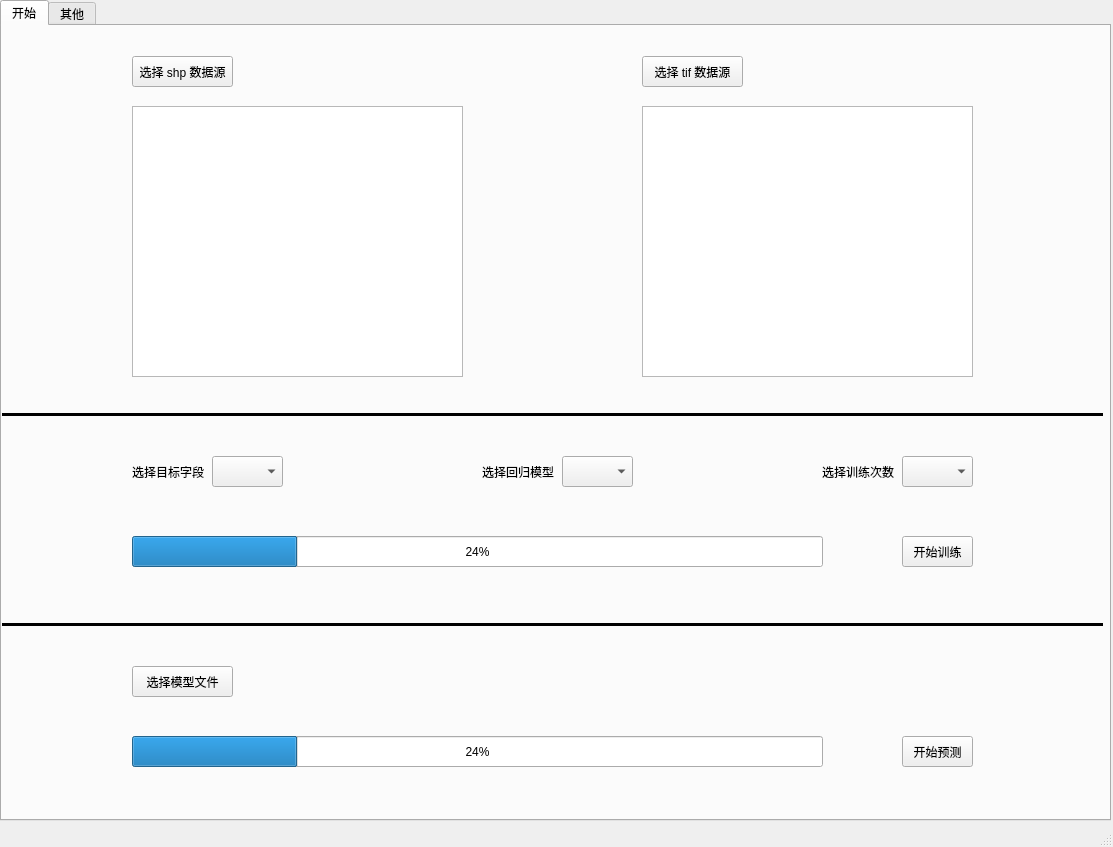
<?xml version="1.0" encoding="UTF-8"?>
<ui version="4.0">
 <class>mainWindow</class>
 <widget class="QMainWindow" name="mainWindow">
  <property name="geometry">
   <rect>
    <x>0</x>
    <y>0</y>
    <width>1113</width>
    <height>847</height>
   </rect>
  </property>
  <property name="windowTitle">
   <string>系统原型</string>
  </property>
  <property name="windowIcon">
   <iconset>
    <normaloff>../resource/global.png</normaloff>../resource/global.png</iconset>
  </property>
  <widget class="QWidget" name="centralwidget">
   <widget class="QTabWidget" name="tabWidget">
    <property name="geometry">
     <rect>
      <x>0</x>
      <y>0</y>
      <width>1111</width>
      <height>821</height>
     </rect>
    </property>
    <property name="currentIndex">
     <number>0</number>
    </property>
    <widget class="QWidget" name="tab_1">
     <attribute name="title">
      <string>开始</string>
     </attribute>
     <widget class="Line" name="line_2">
      <property name="geometry">
       <rect>
        <x>0</x>
        <y>380</y>
        <width>1101</width>
        <height>16</height>
       </rect>
      </property>
      <property name="frameShadow">
       <enum>QFrame::Plain</enum>
      </property>
      <property name="lineWidth">
       <number>3</number>
      </property>
      <property name="orientation">
       <enum>Qt::Horizontal</enum>
      </property>
     </widget>
     <widget class="QComboBox" name="comboBox">
      <property name="geometry">
       <rect>
        <x>210</x>
        <y>430</y>
        <width>71</width>
        <height>31</height>
       </rect>
      </property>
      <property name="editable">
       <bool>false</bool>
      </property>
      <property name="currentText">
       <string/>
      </property>
      <property name="currentIndex">
       <number>-1</number>
      </property>
      <item>
       <property name="text">
        <string>PH</string>
       </property>
      </item>
      <item>
       <property name="text">
        <string>OM</string>
       </property>
      </item>
      <item>
       <property name="text">
        <string>AVN</string>
       </property>
      </item>
     </widget>
     <widget class="QPushButton" name="pushButton">
      <property name="geometry">
       <rect>
        <x>130</x>
        <y>30</y>
        <width>101</width>
        <height>31</height>
       </rect>
      </property>
      <property name="text">
       <string>选择 shp 数据源</string>
      </property>
     </widget>
     <widget class="QPushButton" name="pushButton_2">
      <property name="geometry">
       <rect>
        <x>640</x>
        <y>30</y>
        <width>101</width>
        <height>31</height>
       </rect>
      </property>
      <property name="text">
       <string>选择 tif 数据源</string>
      </property>
     </widget>
     <widget class="QLabel" name="label">
      <property name="geometry">
       <rect>
        <x>130</x>
        <y>430</y>
        <width>91</width>
        <height>31</height>
       </rect>
      </property>
      <property name="text">
       <string>选择目标字段</string>
      </property>
     </widget>
     <widget class="QListWidget" name="listWidget">
      <property name="geometry">
       <rect>
        <x>130</x>
        <y>80</y>
        <width>331</width>
        <height>271</height>
       </rect>
      </property>
     </widget>
     <widget class="QListWidget" name="listWidget_2">
      <property name="geometry">
       <rect>
        <x>640</x>
        <y>80</y>
        <width>331</width>
        <height>271</height>
       </rect>
      </property>
     </widget>
     <widget class="QLabel" name="label_2">
      <property name="geometry">
       <rect>
        <x>480</x>
        <y>430</y>
        <width>91</width>
        <height>31</height>
       </rect>
      </property>
      <property name="text">
       <string>选择回归模型</string>
      </property>
     </widget>
     <widget class="QComboBox" name="comboBox_2">
      <property name="geometry">
       <rect>
        <x>560</x>
        <y>430</y>
        <width>71</width>
        <height>31</height>
       </rect>
      </property>
      <property name="editable">
       <bool>false</bool>
      </property>
      <property name="currentText">
       <string/>
      </property>
      <property name="currentIndex">
       <number>-1</number>
      </property>
      <item>
       <property name="text">
        <string>PH</string>
       </property>
      </item>
      <item>
       <property name="text">
        <string>OM</string>
       </property>
      </item>
      <item>
       <property name="text">
        <string>AVN</string>
       </property>
      </item>
     </widget>
     <widget class="QLabel" name="label_3">
      <property name="geometry">
       <rect>
        <x>820</x>
        <y>430</y>
        <width>91</width>
        <height>31</height>
       </rect>
      </property>
      <property name="text">
       <string>选择训练次数</string>
      </property>
     </widget>
     <widget class="QComboBox" name="comboBox_3">
      <property name="geometry">
       <rect>
        <x>900</x>
        <y>430</y>
        <width>71</width>
        <height>31</height>
       </rect>
      </property>
      <property name="editable">
       <bool>false</bool>
      </property>
      <property name="currentText">
       <string/>
      </property>
      <property name="currentIndex">
       <number>-1</number>
      </property>
      <item>
       <property name="text">
        <string>PH</string>
       </property>
      </item>
      <item>
       <property name="text">
        <string>OM</string>
       </property>
      </item>
      <item>
       <property name="text">
        <string>AVN</string>
       </property>
      </item>
     </widget>
     <widget class="QPushButton" name="pushButton_3">
      <property name="geometry">
       <rect>
        <x>900</x>
        <y>510</y>
        <width>71</width>
        <height>31</height>
       </rect>
      </property>
      <property name="text">
       <string>开始训练</string>
      </property>
     </widget>
     <widget class="QProgressBar" name="progressBar">
      <property name="geometry">
       <rect>
        <x>130</x>
        <y>510</y>
        <width>691</width>
        <height>31</height>
       </rect>
      </property>
      <property name="value">
       <number>24</number>
      </property>
     </widget>
     <widget class="QPushButton" name="pushButton_5">
      <property name="geometry">
       <rect>
        <x>900</x>
        <y>710</y>
        <width>71</width>
        <height>31</height>
       </rect>
      </property>
      <property name="text">
       <string>开始预测</string>
      </property>
     </widget>
     <widget class="QProgressBar" name="progressBar_2">
      <property name="geometry">
       <rect>
        <x>130</x>
        <y>710</y>
        <width>691</width>
        <height>31</height>
       </rect>
      </property>
      <property name="value">
       <number>24</number>
      </property>
     </widget>
     <widget class="Line" name="line_3">
      <property name="geometry">
       <rect>
        <x>0</x>
        <y>590</y>
        <width>1101</width>
        <height>16</height>
       </rect>
      </property>
      <property name="frameShadow">
       <enum>QFrame::Plain</enum>
      </property>
      <property name="lineWidth">
       <number>3</number>
      </property>
      <property name="orientation">
       <enum>Qt::Horizontal</enum>
      </property>
     </widget>
     <widget class="QPushButton" name="pushButton_4">
      <property name="geometry">
       <rect>
        <x>130</x>
        <y>640</y>
        <width>101</width>
        <height>31</height>
       </rect>
      </property>
      <property name="text">
       <string>选择模型文件</string>
      </property>
     </widget>
    </widget>
    <widget class="QWidget" name="tab_2">
     <attribute name="title">
      <string>其他</string>
     </attribute>
    </widget>
   </widget>
  </widget>
  <widget class="QStatusBar" name="statusbar"/>
 </widget>
 <resources/>
 <connections/>
</ui>
